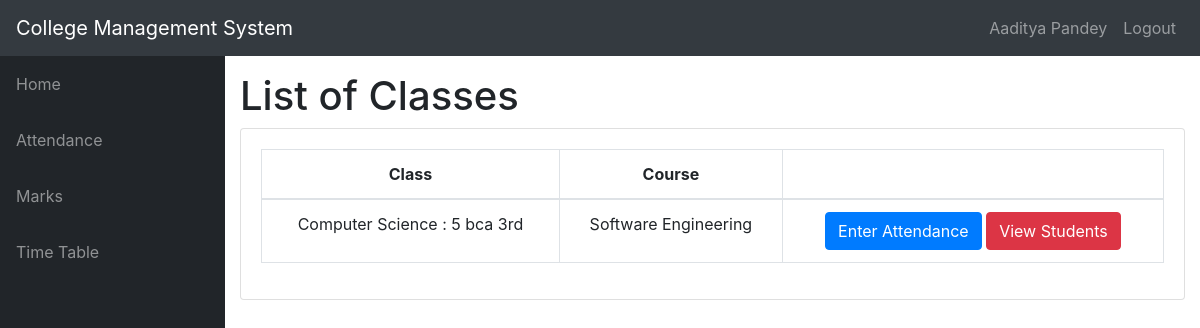
The page /teacher/t3/1/Classes/ (signed in) on the database its author committed.
### info/models.py (models this page shows, shortened)
class User(AbstractUser):
    @property
    def is_student(self):
        if hasattr(self, 'student'):
            return True
        return False

class Student(models.Model):
    user = models.OneToOneField(User, on_delete=models.CASCADE, null=True)
    class_id = models.ForeignKey(Class, on_delete=models.CASCADE, default=1)
    USN = models.CharField(primary_key='True', max_length=100)
    name = models.CharField(max_length=200)
    sex = models.CharField(max_length=50, choices=sex_choice, default='Male')
    DOB = models.DateField(default='1998-01-01')

class Assign(models.Model):
    class_id = models.ForeignKey(Class, on_delete=models.CASCADE)
    course = models.ForeignKey(Course, on_delete=models.CASCADE)
    teacher = models.ForeignKey(Teacher, on_delete=models.CASCADE)
    class Meta:
        unique_together = (('course', 'class_id', 'teacher'),)

class Class(models.Model):
    id = models.CharField(primary_key='True', max_length=100)
    dept = models.ForeignKey(Dept, on_delete=models.CASCADE)
    section = models.CharField(max_length=100)
    sem = models.IntegerField()
    class Meta:
        verbose_name_plural = 'classes'
    def __str__(self):
        d = Dept.objects.get(name=self.dept)
        return '%s : %d %s' % (d.name, self.sem, self.section)

class Dept(models.Model):
    id = models.CharField(primary_key='True', max_length=100)
    name = models.CharField(max_length=200)
    def __str__(self):
        return self.name

class Course(models.Model):
    dept = models.ForeignKey(Dept, on_delete=models.CASCADE)
    id = models.CharField(primary_key='True', max_length=50)
    name = models.CharField(max_length=50)
    shortname = models.CharField(max_length=50, default='X')
    def __str__(self):
        return self.name

### info/views.py (the view)
# urls.py: path('teacher/<slug:teacher_id>/<int:choice>/Classes/', views.t_clas, name='t_clas'),
@login_required(login_url='login')
def t_clas(request, teacher_id, choice):
    teacher1 = get_object_or_404(Teacher, id=teacher_id)
    return render(request, 'info/t_clas.html', {'teacher1': teacher1, 'choice': choice})

### info/templates/info/t_clas.html
{% extends 'info/base.html' %}
{% block content %}
    <h1>List of Classes</h1>
    <div class="card mb-3">
            <div class="card-body">
              <div class="table-responsive">
                <table class="table table-bordered text-center" id="dataTable" width="100%" cellspacing="0">
                  <thead>
                    <tr>
                        <th>Class</th>
                        <th>Course</th>
                        <th></th>
                    </tr>
                  </thead>
                  <tbody>
                    {% for ass in teacher1.assign_set.all %}
                    <tr>
                        <td>{{ ass.class_id }}</td>
                        <td>{{ ass.course }}</td>
                        <td>
                            {% if choice == 1 %}
                                <a class="btn btn-primary" href="{% url 't_class_date' ass.id %}" role="button">Enter Attendance</a>
                                <a class="btn btn-danger" href="{% url 't_student' ass.id %}">View Students</a>
                            {% elif choice == 2 %}
                                <a class="btn btn-primary" href="{% url 't_marks_list' ass.id %}" role="button">Enter Marks</a>
                                <a class="btn btn-danger" href="{% url 't_student_marks' ass.id %}">View Students</a>
                            {% endif %}
                        </td>
                    </tr>
                    {% empty %}
                            <p>teacher has no courses</p>
                    {% endfor %}
                  </tbody>
                </table>
              </div>
    </div>
{% endblock %}

### info/templates/info/base.html (shortened to what this page needs)
<!DOCTYPE html>
<html lang="en">
<head>
    {% load static %}
    <link href="{% static 'info/bootstrap/vendor/bootstrap/css/bootstrap.min.css' %}" rel="stylesheet">
    <link href="{% static 'info/bootstrap/vendor/fontawesome-free/css/all.min.css' %}" rel="stylesheet" type="text/css">
    <link href="{% static 'info/bootstrap/vendor/datatables/dataTables.bootstrap4.css' %}" rel="stylesheet">
    <link href="{% static 'info/bootstrap/css/sb-admin.css' %}" rel="stylesheet">
</head>
<body id="page-top">
    <nav class="navbar navbar-expand-lg navbar-dark bg-dark static-top">
        <a class="navbar-brand mr-1" href="{% url 'index' %}">College Management System</a>
        <div class="collapse navbar-collapse" id="navbarResponsive">
            <ul class="navbar-nav ml-auto">
                <li class="nav-item">
                    {% if request.user.is_student %}
                        <a class="nav-link text-capitalize">{{ request.user.student.name }}</a>
                    {% elif request.user.is_teacher %}
                        <a class="nav-link text-capitalize">{{ request.user.teacher.name }}</a>
                    {% endif %}
                </li>
                <li class="nav-item">
                    <a class="nav-link" href="{% url 'logout' %}" data-toggle="modal" data-target="#logoutModal">Logout</a>
                </li>
            </ul>
        </div>
    </nav>
    <div id="wrapper">
        <ul class="sidebar navbar-nav">
            <li class="nav-item">
                <a class="nav-link" href="{% url 'index' %}"><span>Home</span></a>
            </li>
            {% if request.user.is_student %}
                <li class="nav-item">
                    <a class="nav-link" href="{% url 'attendance' request.user.student.USN %}"><span>Attendance</span></a>
                </li>
                <li class="nav-item">
                    <a class="nav-link" href="{% url 'marks_list' request.user.student.USN %}"><span>Marks</span></a>
                </li>
                <li class="nav-item">
                    <a class="nav-link" href="{% url 'timetable' request.user.student.class_id_id %}"><span>Time Table</span></a>
                </li>
            {% endif %}
        </ul>
        <div id="content-wrapper">
            <div class="container-fluid">
                {% block content %}{% endblock %}
            </div>
        </div>
    </div>
</body>
</html>

### rows shown on the page
User: user.student.name "Aaditya Pandey"
Assign: class_id "Computer Science : 5 bca 3rd", course "Software Engineering"
